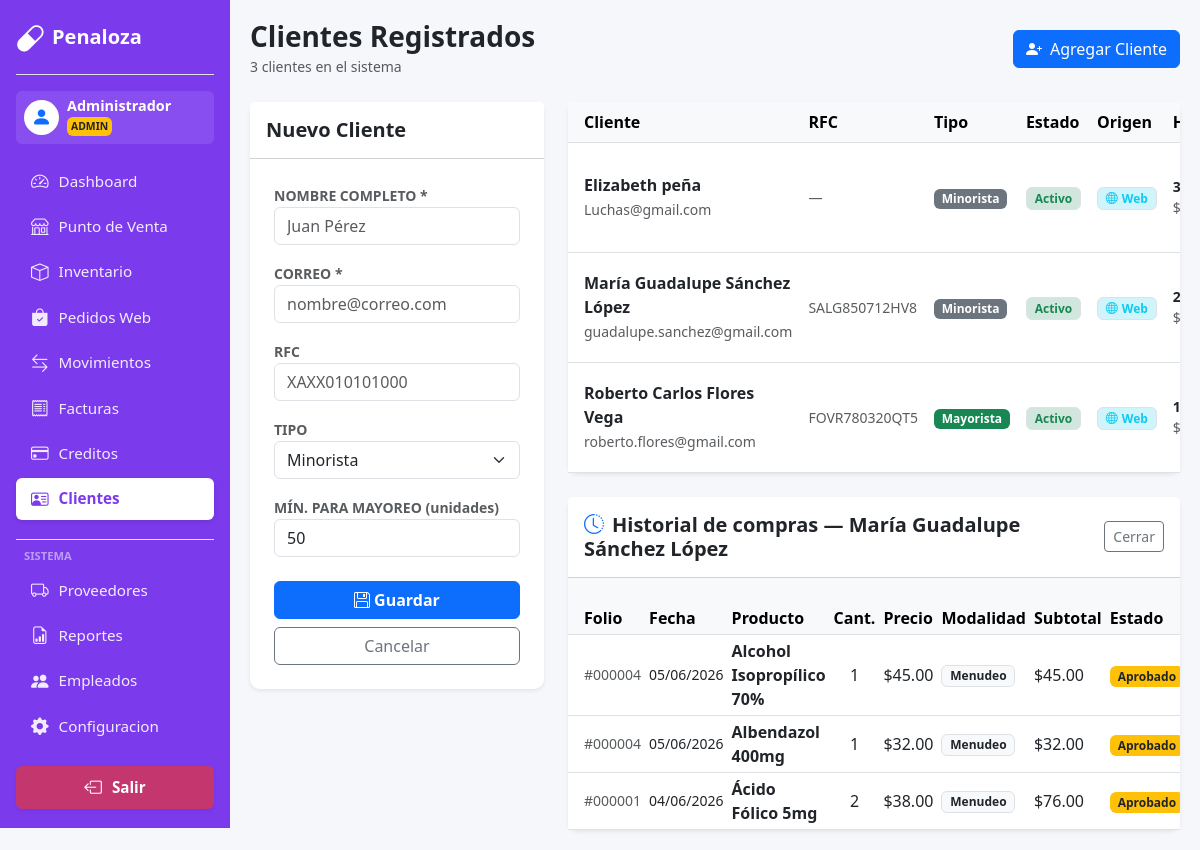
/WEb_PP/clientes.php?historial=4 (signed in), run on the app's committed database.
### tables this page shows
CREATE TABLE `usuarios` (
  `id_usuario` int(11) NOT NULL,
  `nombre` varchar(150) NOT NULL,
  `correo` varchar(150) NOT NULL,
  `contraseña` varchar(255) NOT NULL,
  `rol` enum('admin','empleado','cliente') NOT NULL DEFAULT 'empleado',
  `estado` enum('activo','inactivo') NOT NULL DEFAULT 'activo',
  `verificado` tinyint(1) NOT NULL DEFAULT 1,
  `token_verificacion` varchar(64) DEFAULT NULL,
  `token_expira` datetime DEFAULT NULL,
  `rfc` varchar(20) DEFAULT NULL,
  `tipo_cliente` varchar(20) NOT NULL DEFAULT 'minorista',
  `limite_mayoreo` int(11) NOT NULL DEFAULT 50,
  `intentos_fallidos` int(11) NOT NULL DEFAULT 0,
  `bloqueado_hasta` datetime DEFAULT NULL,
  `fecha_registro` datetime NOT NULL DEFAULT current_timestamp()
);

CREATE TABLE `detalle_pedido` (
  `id_detalle` int(11) NOT NULL,
  `id_pedido` int(11) NOT NULL,
  `id_producto` int(11) NOT NULL,
  `cantidad` int(11) NOT NULL DEFAULT 1,
  `precio_unitario` decimal(10,2) NOT NULL DEFAULT 0.00,
  `subtotal` decimal(10,2) NOT NULL DEFAULT 0.00,
  `modalidad` varchar(20) NOT NULL DEFAULT 'menudeo'
);

CREATE TABLE `pedidos` (
  `id_pedido` int(11) NOT NULL,
  `id_usuario` int(11) NOT NULL,
  `id_cliente` int(11) DEFAULT NULL,
  `estado` enum('completado','cancelado','pendiente') NOT NULL DEFAULT 'completado',
  `estado_aprobacion` enum('pendiente','aprobado','rechazado') NOT NULL DEFAULT 'aprobado',
  `tipo_pago` varchar(50) NOT NULL DEFAULT 'efectivo',
  `origen` varchar(10) NOT NULL DEFAULT 'pos',
  `total` decimal(10,2) NOT NULL DEFAULT 0.00,
  `fecha` datetime NOT NULL DEFAULT current_timestamp(),
  `notas_cliente` text DEFAULT NULL,
  `fecha_resolucion` datetime DEFAULT NULL,
  `hora_recoleccion` time DEFAULT NULL,
  `comentario_aprobacion` varchar(255) DEFAULT NULL
);

CREATE TABLE `productos` (
  `id_producto` int(11) NOT NULL,
  `nombre` varchar(200) NOT NULL,
  `compuesto` varchar(150) DEFAULT NULL,
  `numero_lote` varchar(60) DEFAULT NULL,
  `categoria` varchar(100) NOT NULL,
  `laboratorio` varchar(150) DEFAULT NULL,
  `presentacion` varchar(100) DEFAULT NULL,
  `fecha_caducidad` date DEFAULT NULL,
  `precio` decimal(10,2) NOT NULL DEFAULT 0.00,
  `precio_mayoreo` decimal(10,2) NOT NULL DEFAULT 0.00,
  `costo_adquisicion` decimal(10,2) NOT NULL DEFAULT 0.00,
  `stock` int(11) NOT NULL DEFAULT 0,
  `stock_minimo` int(11) NOT NULL DEFAULT 0,
  `descripcion` text DEFAULT NULL,
  `estado` enum('disponible','agotado','descontinuado') NOT NULL DEFAULT 'disponible',
  `fecha_registro` datetime NOT NULL DEFAULT current_timestamp()
);

### WEb_PP/app_helpers.php (called while the page is built, shortened)
<?php
if (!function_exists('h')) {
    function h($value) {
        return htmlspecialchars((string)$value, ENT_QUOTES, 'UTF-8');
    }
}
?>

### WEb_PP/clientes.php (the view, shortened to what this page needs)
<?php
  include 'db.php';
  include 'header.php';
$clientes = $conexion->query("
    SELECT * FROM usuarios
    WHERE rol = 'cliente'
    ORDER BY nombre ASC
")->fetchAll(PDO::FETCH_ASSOC);
?>
<div class="d-flex justify-content-between align-items-center mb-4">
    <div>
        <h3 class="fw-bold text-dark mb-0">Clientes Registrados</h3>
        <small class="text-muted"><?php echo count($clientes); ?> cliente<?php echo count($clientes) !== 1 ? 's' : ''; ?> en el sistema</small>
    </div>
    <?php if ($_SESSION['rol'] === 'admin'): ?>
    <button class="btn btn-primary" onclick="nuevoCliente()">
        <i class="bi bi-person-plus-fill me-2"></i>Agregar Cliente
    </button>
    <?php endif; ?>
</div>
<div class="row g-4">
    <?php if ($_SESSION['rol'] === 'admin'): ?>
    <div class="col-md-4">
        <div class="card card-custom border-0 shadow-sm">
            <div class="card-header bg-white py-3">
                <h5 class="fw-bold mb-0" id="tituloCliente">Nuevo Cliente</h5>
            </div>
            <div class="card-body p-4">
                <form method="POST">
                    <div class="mb-3">
                        <label class="small fw-bold text-muted">NOMBRE COMPLETO *</label>
                        <input name="nombre" id="inputNombre" class="form-control" placeholder="Juan Pérez" required>
                    </div>
                    <div class="mb-3">
                        <label class="small fw-bold text-muted">CORREO *</label>
                        <input type="email" name="correo" id="inputCorreo" class="form-control" placeholder="nombre@correo.com" required>
                    </div>
                    <div class="mb-3">
                        <label class="small fw-bold text-muted">RFC</label>
                        <input name="rfc" id="inputRfc" class="form-control" placeholder="XAXX010101000" style="text-transform:uppercase;">
                    </div>
                    <div class="mb-3">
                        <label class="small fw-bold text-muted">TIPO</label>
                        <select name="tipo_cliente" id="inputTipo" class="form-select">
                            <option value="minorista">Minorista</option>
                        </select>
                    </div>
                    <div class="mb-4">
                        <label class="small fw-bold text-muted">MÍN. PARA MAYOREO (unidades)</label>
                        <input type="number" name="limite_mayoreo" id="inputLimite" class="form-control" value="50" min="1">
                    </div>
                    <button class="btn btn-primary w-100 fw-bold"><i class="bi bi-floppy me-1"></i>Guardar</button>
                    <button type="button" class="btn btn-outline-secondary w-100 mt-2" onclick="nuevoCliente()">Cancelar</button>
                </form>
            </div>
        </div>
    </div>
    <?php endif; ?>
    <div class="<?php echo $_SESSION['rol'] === 'admin' ? 'col-md-8' : 'col-12'; ?>">
        <div class="card card-custom border-0 shadow-sm">
            <div class="table-responsive">
                <table class="table table-hover align-middle mb-0">
                    <thead class="table-light">
                        <tr>
                            <th class="ps-3">Cliente</th>
                            <th>RFC</th>
                            <th>Tipo</th>
                            <th>Estado</th>
                            <th>Origen</th>
                            <th>Historial</th>
                        </tr>
                    </thead>
                    <tbody>
                    <?php if (empty($clientes)): ?>
                        <tr><td colspan="7" class="text-center py-5 text-muted">
                            <i class="bi bi-people" style="font-size:2rem;opacity:.2;display:block;margin-bottom:8px;"></i>
                            No hay clientes registrados aún.
                        </td></tr>
                    <?php else: foreach ($clientes as $c):
                        $stmtHist = $conexion->prepare("SELECT COUNT(*) AS compras, COALESCE(SUM(total),0) AS total_compras FROM pedidos WHERE id_cliente = ?");
                        $stmtHist->execute([$c['id_usuario']]);
                        $hist = $stmtHist->fetch();
                        $esActivo = ($c['estado'] ?? 'activo') === 'activo';
                    ?>
                        <tr>
                            <td class="ps-3">
                                <div class="fw-bold"><?php echo h($c['nombre']); ?></div>
                                <small class="text-muted"><?php echo h($c['correo']); ?></small>
                            </td>
                            <td class="small text-muted"><?php echo h($c['rfc'] ?: '—'); ?></td>
                            <td>
                                <span class="badge <?php echo $c['tipo_cliente'] === 'mayorista' ? 'bg-success' : 'bg-secondary'; ?>">
                                    <?php echo ucfirst(h($c['tipo_cliente'] ?: 'minorista')); ?>
                                </span>
                            </td>
                            <td>
                                <span class="badge <?php echo $esActivo ? 'bg-success-subtle text-success border' : 'bg-danger-subtle text-danger border'; ?>">
                                    <?php echo $esActivo ? 'Activo' : 'Inactivo'; ?>
                                </span>
                            </td>
                            <td>
                                <span class="badge bg-info-subtle text-info border">
                                    <i class="bi bi-globe me-1"></i>Web
                                </span>
                            </td>
                            <td class="small">
                                <span class="fw-bold"><?php echo (int)$hist['compras']; ?></span> compras<br>
                                <span class="text-muted">$<?php echo number_format((float)$hist['total_compras'], 2); ?></span>
                            </td>
                        </tr>
                    <?php endforeach; endif; ?>
                    </tbody>
                </table>
            </div>
        </div>
        <?php if (isset($_GET['historial'])):
            $idHist = (int)$_GET['historial'];
            $stmtU  = $conexion->prepare("SELECT nombre FROM usuarios WHERE id_usuario = ?");
            $stmtU->execute([$idHist]);
            $nombreHist = $stmtU->fetchColumn();
            $stmt = $conexion->prepare("
                SELECT p.id_pedido, p.fecha, p.total, p.estado_aprobacion,
                       pr.nombre AS producto, dp.cantidad, dp.precio_unitario, dp.subtotal, dp.modalidad
                FROM pedidos p
                INNER JOIN detalle_pedido dp ON p.id_pedido = dp.id_pedido
                INNER JOIN productos pr ON dp.id_producto = pr.id_producto
                WHERE p.id_cliente = ?
                ORDER BY p.fecha DESC
                LIMIT 100
            ");
            $stmt->execute([$idHist]);
            $historial = $stmt->fetchAll(PDO::FETCH_ASSOC);
        ?>
        <div class="card card-custom border-0 shadow-sm mt-4">
            <div class="card-header bg-white py-3 d-flex justify-content-between align-items-center">
                <h5 class="fw-bold mb-0"><i class="bi bi-clock-history me-2 text-primary"></i>Historial de compras &mdash; <?php echo h($nombreHist); ?></h5>
                <a href="clientes.php" class="btn btn-sm btn-outline-secondary">Cerrar</a>
            </div>
            <?php if (empty($historial)): ?>
                <div class="text-center py-5 text-muted"><i class="bi bi-inbox" style="font-size:1.5rem;opacity:.3;"></i><br>Sin compras registradas.</div>
            <?php else: ?>
            <div class="table-responsive">
                <table class="table table-sm align-middle mb-0">
                    <thead class="table-light">
                        <tr>
                            <th class="ps-3">Folio</th>
                            <th>Fecha</th>
                            <th>Producto</th>
                            <th class="text-center">Cant.</th>
                            <th>Precio</th>
                            <th>Modalidad</th>
                            <th>Subtotal</th>
                            <th>Estado</th>
                        </tr>
                    </thead>
                    <tbody>
                    <?php foreach ($historial as $h):
                        $ea = $h['estado_aprobacion'] ?? 'aceptado';
                        $badgeE = $ea === 'aceptado' ? 'bg-success' : ($ea === 'rechazado' ? 'bg-danger' : 'bg-warning text-dark');
                    ?>
                        <tr>
                            <td class="ps-3 text-muted small">#<?php echo str_pad((string)$h['id_pedido'], 6, '0', STR_PAD_LEFT); ?></td>
                            <td class="small"><?php echo date('d/m/Y', strtotime($h['fecha'])); ?></td>
                            <td class="fw-bold"><?php echo h($h['producto']); ?></td>
                            <td class="text-center"><?php echo (int)$h['cantidad']; ?></td>
                            <td>$<?php echo number_format((float)$h['precio_unitario'], 2); ?></td>
                            <td><span class="badge bg-light text-dark border"><?php echo ucfirst(h($h['modalidad'])); ?></span></td>
                            <td>$<?php echo number_format((float)$h['subtotal'], 2); ?></td>
                            <td><span class="badge <?php echo $badgeE; ?> px-2"><?php echo ucfirst($ea); ?></span></td>
                        </tr>
                    <?php endforeach; ?>
                    </tbody>
                </table>
            </div>
            <?php endif; ?>
        </div>
        <?php endif; ?>
    </div>
</div>
</div></div>
</body></html>

### WEb_PP/header.php (style rules this page uses)
:root { --sidebar-w: 230px; }
body { background-color: #f5f7fb; font-family: 'Segoe UI', sans-serif; }
.card-custom { border: 1px solid #eaeaea; border-radius: 10px; box-shadow: 0 2px 10px rgba(0,0,0,0.03); background: white; }

### data on the page
usuarios: nombre "Elizabeth peña", correo "Luchas@gmail.com", rfc "—", tipo_cliente "Minorista", estado "Activo", compras "3"
usuarios: nombre "María Guadalupe Sánchez López", correo "guadalupe.sanchez@gmail.com", rfc "SALG850712HV8", tipo_cliente "Minorista", estado "Activo", compras "2"
usuarios: nombre "Roberto Carlos Flores Vega", correo "roberto.flores@gmail.com", rfc "FOVR780320QT5", tipo_cliente "Mayorista", estado "Activo", compras "1"
detalle_pedido: id_pedido.id_pedido "000004", id_pedido.fecha "05/06/2026", id_producto.nombre "Alcohol Isopropílico 70%", cantidad "1", precio_unitario "45.00", modalidad "Menudeo", subtotal "45.00", id_pedido.estado_aprobacion "Aprobado"
detalle_pedido: id_pedido.id_pedido "000004", id_pedido.fecha "05/06/2026", id_producto.nombre "Albendazol 400mg", cantidad "1", precio_unitario "32.00", modalidad "Menudeo", subtotal "32.00", id_pedido.estado_aprobacion "Aprobado"
detalle_pedido: id_pedido.id_pedido "000001", id_pedido.fecha "04/06/2026", id_producto.nombre "Ácido Fólico 5mg", cantidad "2", precio_unitario "38.00", modalidad "Menudeo", subtotal "76.00", id_pedido.estado_aprobacion "Aprobado"

### other printed values
$nombreSesion "Administrador"
$_SESSION['rol'] "ADMIN"
count($clientes) "3"
